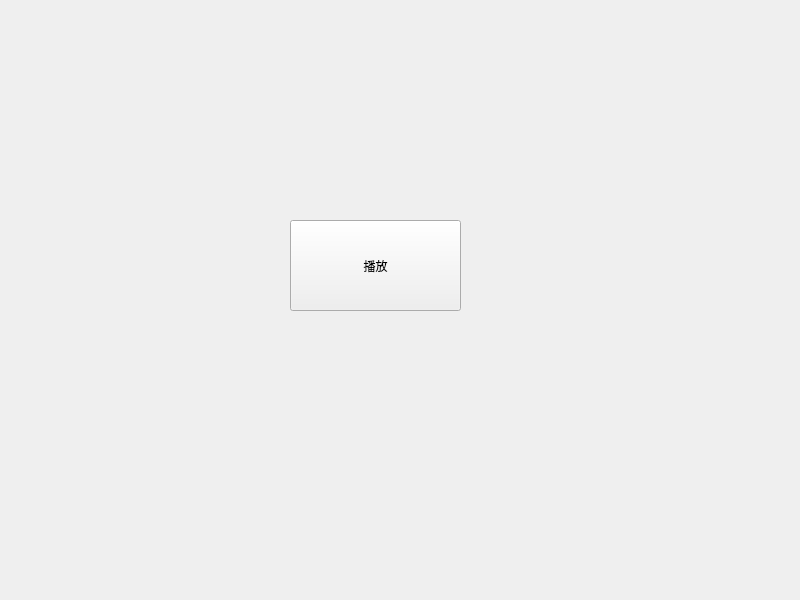
<?xml version="1.0" encoding="UTF-8"?>
<ui version="4.0">
 <class>Widget</class>
 <widget class="QWidget" name="Widget">
  <property name="geometry">
   <rect>
    <x>0</x>
    <y>0</y>
    <width>800</width>
    <height>600</height>
   </rect>
  </property>
  <property name="windowTitle">
   <string>Widget</string>
  </property>
  <widget class="QPushButton" name="pushButton">
   <property name="geometry">
    <rect>
     <x>290</x>
     <y>220</y>
     <width>171</width>
     <height>91</height>
    </rect>
   </property>
   <property name="text">
    <string>播放</string>
   </property>
  </widget>
 </widget>
 <resources/>
 <connections/>
</ui>
